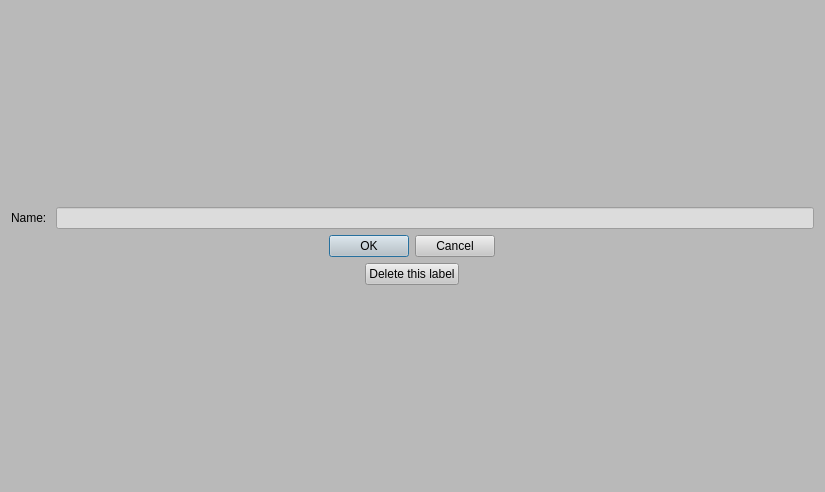
<?xml version="1.0" encoding="UTF-8"?>
<ui version="4.0">
 <class>Dialog</class>
 <widget class="QDialog" name="Dialog">
  <property name="geometry">
   <rect>
    <x>0</x>
    <y>0</y>
    <width>825</width>
    <height>492</height>
   </rect>
  </property>
  <property name="windowTitle">
   <string>Dialog</string>
  </property>
  <property name="styleSheet">
   <string notr="true">background-color: rgb(185, 185, 185);</string>
  </property>
  <layout class="QVBoxLayout" name="verticalLayout_3">
   <item>
    <layout class="QVBoxLayout" name="verticalLayout_2">
     <item>
      <layout class="QHBoxLayout" name="horizontalLayout">
       <item>
        <widget class="QLabel" name="label">
         <property name="text">
          <string>Name: </string>
         </property>
        </widget>
       </item>
       <item>
        <widget class="QLineEdit" name="lineEdit">
         <property name="styleSheet">
          <string notr="true">background-color: rgb(220, 220,220);</string>
         </property>
        </widget>
       </item>
      </layout>
     </item>
     <item>
      <layout class="QVBoxLayout" name="verticalLayout">
       <item alignment="Qt::AlignHCenter">
        <widget class="QDialogButtonBox" name="buttonBox">
         <property name="styleSheet">
          <string notr="true">background-color: rgb(200, 200,200);</string>
         </property>
         <property name="orientation">
          <enum>Qt::Horizontal</enum>
         </property>
         <property name="standardButtons">
          <set>QDialogButtonBox::Cancel|QDialogButtonBox::Ok</set>
         </property>
        </widget>
       </item>
       <item alignment="Qt::AlignHCenter">
        <widget class="QPushButton" name="pushButton">
         <property name="maximumSize">
          <size>
           <width>400</width>
           <height>16777215</height>
          </size>
         </property>
         <property name="styleSheet">
          <string notr="true">background-color: rgb(200, 200,200);</string>
         </property>
         <property name="text">
          <string>Delete this label</string>
         </property>
        </widget>
       </item>
      </layout>
     </item>
    </layout>
   </item>
  </layout>
 </widget>
 <resources/>
 <connections>
  <connection>
   <sender>buttonBox</sender>
   <signal>accepted()</signal>
   <receiver>Dialog</receiver>
   <slot>accept()</slot>
   <hints>
    <hint type="sourcelabel">
     <x>248</x>
     <y>254</y>
    </hint>
    <hint type="destinationlabel">
     <x>157</x>
     <y>274</y>
    </hint>
   </hints>
  </connection>
  <connection>
   <sender>buttonBox</sender>
   <signal>rejected()</signal>
   <receiver>Dialog</receiver>
   <slot>reject()</slot>
   <hints>
    <hint type="sourcelabel">
     <x>316</x>
     <y>260</y>
    </hint>
    <hint type="destinationlabel">
     <x>286</x>
     <y>274</y>
    </hint>
   </hints>
  </connection>
 </connections>
</ui>
